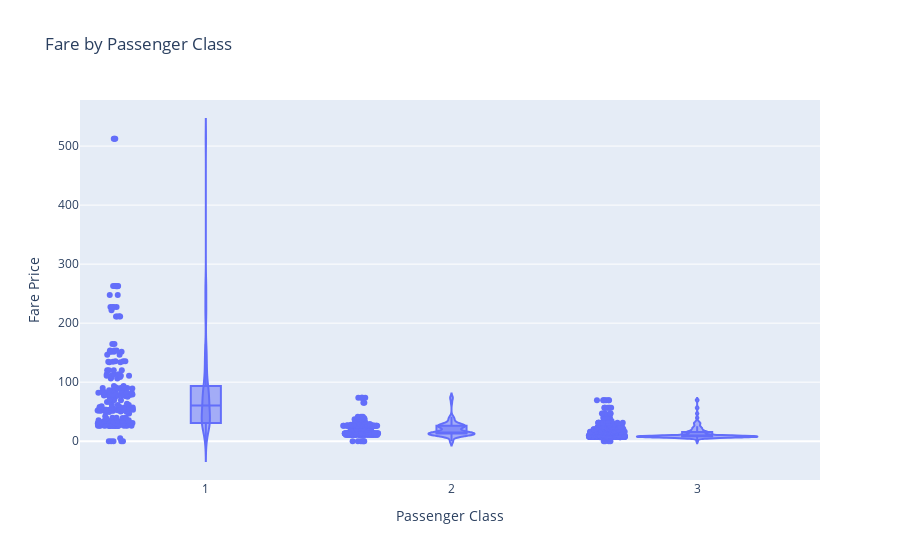

Notebook cell for this chart:
### Markdown cell above
#### Step 4: Create a violin plot to visualize the distribution of fare prices paid by passengers, broken down by their class (1st, 2nd, and 3rd class).

### Code cell
violin = px.violin(data, x= 'Pclass', y= 'Fare', box=True, points = 'all', title = 'Fare by Passenger Class', labels= {'Pclass': 'Passenger Class', 'Fare': 'Fare Price'})
violin.show()

### Figure 1 — Plotly figure (JSON) as saved in the notebook; plotly's stock layout.template omitted (floating-point values rounded to 4 significant figures; data arrays with more than 128 entries replaced by an {"elided": "..."} marker saying what was removed)
{"data": [{"alignmentgroup": "True", "box": {"visible": true}, "hovertemplate": "Passenger Class=%{x}<br>Fare Price=%{y}<extra></extra>", "legendgroup": "", "marker": {"color": "#636efa"}, "name": "", "offsetgroup": "", "orientation": "v", "points": "all", "scalegroup": "True", "showlegend": false, "type": "violin", "x": {"elided": "891 int values"}, "x0": " ", "xaxis": "x", "y": {"elided": "891 float values"}, "y0": " ", "yaxis": "y"}], "layout": {"autosize": true, "legend": {"tracegroupgap": 0}, "title": {"text": "Fare by Passenger Class"}, "violinmode": "group", "xaxis": {"anchor": "y", "autorange": true, "domain": [0, 1], "range": [0.4904, 3.5], "title": {"text": "Passenger Class"}, "type": "linear"}, "yaxis": {"anchor": "x", "autorange": true, "domain": [0, 1], "range": [-65.76, 578.1], "title": {"text": "Fare Price"}, "type": "linear"}}}
